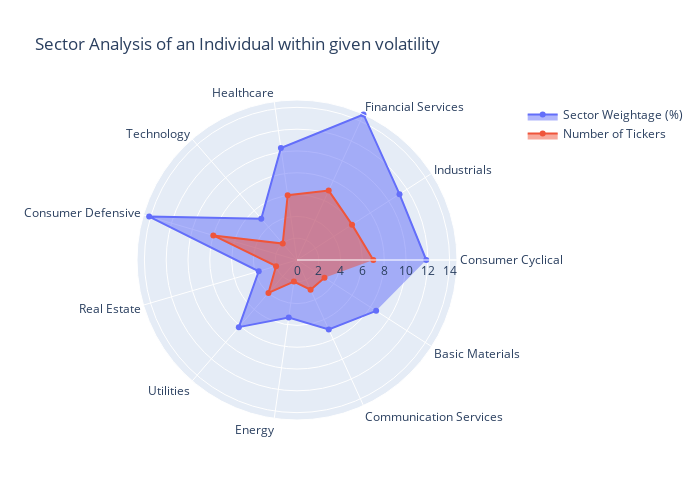

Notebook source saved alongside this figure:
### Code cell
# Extract sector information for this individual
sector_weightage = {sector: 0 for sector in sector_counts.index}
sector_ticker_count = {sector: 0 for sector in sector_counts.index}
for ticker, weight in best_individual:
    sector = tickers_sector.loc[tickers_sector['Name'] == ticker, 'Sector'].iloc[0]
    sector_weightage[sector] += weight
    sector_ticker_count[sector] += 1

for sector in sector_weightage:
    sector_weightage[sector] *= 100

radar_data = pd.DataFrame({
    'Sector': list(sector_weightage.keys()),
    'Weightage (%)': list(sector_weightage.values()),
    'Ticker Count': list(sector_ticker_count.values())
})

fig = go.Figure()

fig.add_trace(go.Scatterpolar(
    r=radar_data['Weightage (%)'],
    theta=radar_data['Sector'],
    fill='toself',
    name='Sector Weightage (%)'
))

fig.add_trace(go.Scatterpolar(
    r=radar_data['Ticker Count'],
    theta=radar_data['Sector'],
    fill='toself',
    name='Number of Tickers'
))

fig.update_layout(
    polar=dict(
        radialaxis=dict(
            visible=True,
            range=[0, max(radar_data['Weightage (%)'].max(), radar_data['Ticker Count'].max())]
        )),
    showlegend=True,
    title="Sector Analysis of an Individual within given volatility",
    width=700,  
    height=500 
)

fig.show()

### Figure 1 — Plotly figure (JSON) as saved in the notebook; plotly's stock layout.template omitted (floating-point values rounded to 4 significant figures)
{"data": [{"fill": "toself", "name": "Sector Weightage (%)", "r": [11.86, 11.18, 14.68, 10.37, 5.006, 14.14, 3.66, 8.149, 5.324, 7.009, 8.63], "theta": ["Consumer Cyclical", "Industrials", "Financial Services", "Healthcare", "Technology", "Consumer Defensive", "Real Estate", "Utilities", "Energy", "Communication Services", "Basic Materials"], "type": "scatterpolar"}, {"fill": "toself", "name": "Number of Tickers", "r": [7, 6, 7, 6, 2, 8, 2, 4, 2, 3, 3], "theta": ["Consumer Cyclical", "Industrials", "Financial Services", "Healthcare", "Technology", "Consumer Defensive", "Real Estate", "Utilities", "Energy", "Communication Services", "Basic Materials"], "type": "scatterpolar"}], "layout": {"height": 500, "polar": {"radialaxis": {"range": [0, 14.68], "visible": true}}, "showlegend": true, "title": {"text": "Sector Analysis of an Individual within given volatility"}, "width": 700}}
